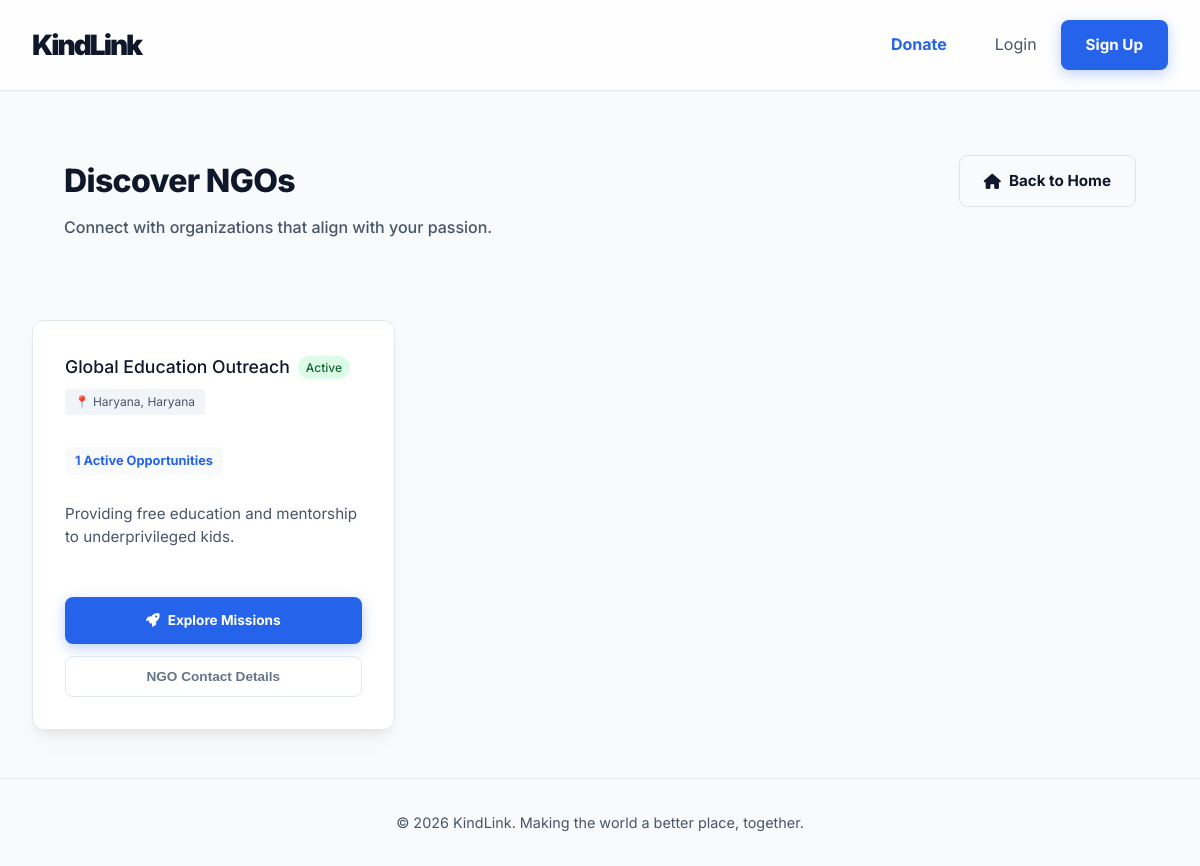
Screenshot of /view_ngos with the database file from the repository.
### app.py (models this page shows)
class User(db.Model):
    id = db.Column(db.Integer, primary_key=True)
    role = db.Column(db.String(20), nullable=False) # 'volunteer' or 'ngo'
    name = db.Column(db.String(100), nullable=False)
    email = db.Column(db.String(120), unique=True, nullable=False)
    password = db.Column(db.String(200), nullable=False)
    mobile = db.Column(db.String(20), default='')
    hours_logged = db.Column(db.Integer, default=0)
    badges = db.Column(db.String(200), default='') # comma separated
    location = db.Column(db.String(100), default='Local')
    skills = db.Column(db.String(255), default='') # comma separated
    interests = db.Column(db.String(255), default='')
    availability = db.Column(db.String(100), default='')
    is_available_now = db.Column(db.Boolean, default=False)
    mission = db.Column(db.Text, default='')

### app.py (the view)
@app.route('/view_ngos')
def view_ngos():
    user = None
    if 'user_id' in session:
        user = User.query.get(session['user_id'])
    ngos = User.query.filter_by(role='ngo').all()
    ngo_list = []
    for ngo in ngos:
        active_opp_count = Opportunity.query.filter_by(ngo_id=ngo.id).count()
        ngo_list.append({
            'user': ngo,
            'active_opp_count': active_opp_count
        })
    return render_template('view_ngos.html', ngos=ngo_list)

### templates/view_ngos.html (shortened to what this page needs)
{% extends "base.html" %}
{% block content %}
<div class="container" style="padding-top: 2rem;">
    <div class="dashboard-header" style="margin-bottom: 3rem; display: flex; justify-content: space-between; align-items: flex-start; gap: 2rem; flex-wrap: wrap;">
        <div class="header-left">
            <h1 class="responsive-h1" style="font-weight: 800; letter-spacing: -0.02em; margin-bottom: 0.5rem;">Discover NGOs</h1>
            <p class="responsive-p" style="color: var(--text-secondary); font-weight: 500;">Connect with organizations that align with your passion.</p>
        </div>
        <div class="header-right">
            <a href="{{ url_for('index') }}" class="btn btn-outline" style="display: flex; align-items: center; gap: 0.5rem; font-weight: 700; color: var(--text-primary); border-color: rgba(15, 23, 42, 0.1); padding: 0.8rem 1.5rem;">
                <i class="fa-solid fa-house"></i> Back to Home
            </a>
        </div>
    </div>
    <section class="matches-section">
        <div class="matches-grid">
            {% if ngos %}
                {% for item in ngos %}
                <div class="match-card glass-card hover-lift">
                    <div class="match-header">
                        <h4 style="display:flex; align-items:center; gap:0.5rem; flex-wrap:wrap; margin:0;">
                            {{ item.user.name }}
                            {% if item.active_opp_count > 0 %}
                            <span style="font-size:0.75rem; background:#dcfce7; color:#166534; padding:2px 8px; border-radius:12px; white-space:nowrap;">Active</span>
                            {% endif %}
                        </h4>
                        <span class="tag" style="font-size: 0.75rem; width: fit-content;">📍 {{ item.user.location }}</span>
                    </div>
                    <div class="match-info-center">
                        <div style="margin-top: 0.5rem; display: flex; gap: 0.5rem; flex-wrap: wrap;">
                            <span class="badge" style="background: var(--bg-light); color: var(--brand-accent); padding: 4px 10px; border-radius: 6px; font-size: 0.8rem; font-weight: 700;">
                                {{ item.active_opp_count }} Active Opportunities
                            </span>
                        </div>
                        <p class="match-desc" style="margin-top: 1rem;">
                            {{ item.user.mission if item.user.mission else "Dedicated to making a difference in the community." }}
                        </p>
                    </div>
                    <div class="match-actions-end" style="display: flex; flex-direction: column; gap: 0.75rem;">
                        <a href="{{ url_for('ngo_showcase', ngo_id=item.user.id) }}" class="btn btn-primary btn-sm btn-block" style="padding: 0.8rem; border-radius: 8px; font-weight: 700; display: flex; align-items: center; justify-content: center; gap: 0.5rem; background: var(--brand-accent); border: none;">
                            <i class="fa-solid fa-rocket"></i> Explore Missions
                        </a>
                        <button class="btn btn-outline btn-sm btn-block" style="border-color: #e2e8f0; color: #64748b; padding: 0.75rem; border-radius: 8px;"
                                data-name="{{ item.user.name }}"
                                data-email="{{ item.user.email }}"
                                data-mobile="{{ item.user.mobile if item.user.mobile else 'Not Provided' }}"
                                data-location="{{ item.user.location }}"
                                onclick="showNgoDetails(this)">NGO Contact Details</button>
                    </div>
                </div>
                {% endfor %}
            {% else %}
                <div class="empty-state" style="grid-column: 1 / -1; padding: 4rem;">
                    <p style="font-size: 1.1rem;">No NGOs found on the platform yet. Check back soon!</p>
                </div>
            {% endif %}
        </div>
    </section>
</div>
{% endblock %}

### static/css/style.css (style rules this page uses)
:root { --bg-light: #f8fafc; --surface-light: #ffffff; --text-primary: #0f172a; --text-secondary: #475569; --brand-primary: #0f172a; --brand-accent: #2563eb; --brand-accent-soft: rgba(37, 99, 235, 0.08); --border-color: #e2e8f0; --premium-shadow: 0 4px 6px -1px rgba(0, 0, 0, 0.03), 0 10px 15px -3px rgba(0, 0, 0, 0.05), 0 20px 25px -5px rgba(0, 0, 0, 0.02); --error: #ef4444; --success: #10b981; }
* { box-sizing: border-box; margin: 0; padding: 0; }
body { font-family: 'Inter', sans-serif; background-color: var(--bg-light); color: var(--text-primary); line-height: 1.6; overflow-x: hidden; min-height: 100vh; display: flex; flex-direction: column; word-wrap: break-word; overflow-wrap: break-word; }
html { overflow-x: hidden; }
a { color: var(--brand-accent); text-decoration: none; transition: all 0.2s cubic-bezier(0.4, 0, 0.2, 1); font-weight: 600; }
.container { max-width: 1400px; margin: 0 auto; padding: 0 2rem; }
.btn { display: inline-flex; align-items: center; justify-content: center; padding: 0.75rem 1.5rem; border-radius: 8px; font-weight: 700; text-align: center; cursor: pointer; transition: all 0.3s cubic-bezier(0.4, 0, 0.2, 1); border: 1px solid transparent; font-size: 0.95rem; gap: 0.75rem; }
.btn-primary { background-color: var(--brand-accent); color: white; box-shadow: 0 4px 14px 0 rgba(37, 99, 235, 0.3); }
.btn-outline { border: 1px solid var(--border-color); color: var(--text-primary); background: transparent; }
.btn-block { display: block; width: 100%; }
.btn-sm { padding: 0.4rem 0.8rem; font-size: 0.85rem; }
.glass-card, .glass-container { background: #ffffff; border: 1px solid var(--border-color); border-radius: 12px; padding: 2.5rem; transition: all 0.3s cubic-bezier(0.4, 0, 0.2, 1); box-shadow: var(--premium-shadow); }
.glass-card { position: relative; }
.dashboard-header { display: flex; justify-content: space-between; align-items: center; padding: 2rem; margin-bottom: 2.5rem; flex-wrap: wrap; gap: 2rem; }
.badges-section, .matches-section, .analytics-section, .opps-section { margin-bottom: 3rem; }
.matches-grid { display: grid; grid-template-columns: repeat(auto-fill, minmax(350px, 1fr)); gap: 1.5rem; margin-top: 1.5rem; }
.match-card { padding: 2rem; display: flex; flex-direction: column; gap: 1.5rem; align-items: stretch; transition: all 0.3s cubic-bezier(0.4, 0, 0.2, 1); }
.match-header { display: flex; flex-direction: column; gap: 0.5rem; }
.match-info-center { flex: 1; display: flex; flex-direction: column; gap: 0.75rem; }
.match-actions-end { display: flex; flex-direction: column; gap: 0.75rem; align-items: stretch; }
.hover-lift { transition: transform 0.3s cubic-bezier(0.4, 0, 0.2, 1), box-shadow 0.3s cubic-bezier(0.4, 0, 0.2, 1); }
.match-desc { color: var(--text-secondary); font-size: 0.95rem; display: -webkit-box; -webkit-line-clamp: 3; line-clamp: 3; -webkit-box-orient: vertical; overflow: hidden; margin: 0; line-height: 1.5; }
.match-header h4 { font-weight: 500; font-size: 1.1rem; }
.match-desc { color: var(--text-secondary); margin-bottom: 1.5rem; font-size: 0.95rem; flex: 1; }
.tag { background-color: #f1f5f9; color: var(--text-secondary); padding: 0.2rem 0.6rem; border-radius: 4px; font-size: 0.8rem; }

### templates/view_ngos.html (style rules this page uses)
.match-card { min-height: 380px; justify-content: space-between; }

### rows the page displays
User: user.name "Global Education Outreach", user.location "Haryana, Haryana", user "Providing free education and mentorship to underprivileged kids."

### other values shown
{{ item.active_opp_count }} "1"
